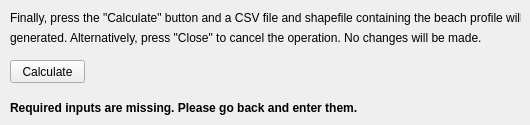
   <widget class="QWidget" name="page_15">
    <widget class="QLabel" name="profiles_calculate_check_label">
     <property name="geometry">
      <rect>
       <x>10</x>
       <y>100</y>
       <width>491</width>
       <height>16</height>
      </rect>
     </property>
     <property name="font">
      <font>
       <weight>75</weight>
       <bold>true</bold>
      </font>
     </property>
     <property name="whatsThis">
      <string>&lt;html&gt;&lt;head/&gt;&lt;body&gt;&lt;p&gt;This label will appear green if you have entered all the required inputs, and you will be able to click the &amp;quot;Calculate&amp;quot; button to perform the analysis. It will appear red if required inputs are missing, and you will not be able to perform the analysis until they have been entered.&lt;/p&gt;&lt;/body&gt;&lt;/html&gt;</string>
     </property>
     <property name="text">
      <string>Required inputs are missing. Please go back and enter them.</string>
     </property>
    </widget>
    <widget class="QLabel" name="profiles_calculate_label_2">
     <property name="geometry">
      <rect>
       <x>10</x>
       <y>30</y>
       <width>481</width>
       <height>16</height>
      </rect>
     </property>
     <property name="text">
      <string>generated. Alternatively, press &quot;Close&quot; to cancel the operation. No changes will be made.</string>
     </property>
    </widget>
    <widget class="QPushButton" name="profiles_calculate_button">
     <property name="geometry">
      <rect>
       <x>10</x>
       <y>60</y>
       <width>75</width>
       <height>23</height>
      </rect>
     </property>
     <property name="whatsThis">
      <string>&lt;html&gt;&lt;head/&gt;&lt;body&gt;&lt;p&gt;Click this button to perform the analysis. This may take some time depending on the amount of data to be processed. &lt;/p&gt;&lt;p&gt;&lt;br/&gt;&lt;/p&gt;&lt;p&gt;You will be unable to click this button if any of the required inputs from the previous screens are missing. If this is the case, use the &amp;quot;Previous&amp;quot; button to go back and input the required data, and the &amp;quot;Next&amp;quot; button to return to this screen.&lt;/p&gt;&lt;/body&gt;&lt;/html&gt;</string>
     </property>
     <property name="text">
      <string>Calculate</string>
     </property>
    </widget>
    <widget class="QLabel" name="profiles_calculate_label">
     <property name="geometry">
      <rect>
       <x>10</x>
       <y>10</y>
       <width>511</width>
       <height>16</height>
      </rect>
     </property>
     <property name="text">
      <string>Finally, press the &quot;Calculate&quot; button and a CSV file and shapefile containing the beach profile will be</string>
     </property>
    </widget>
   </widget>
